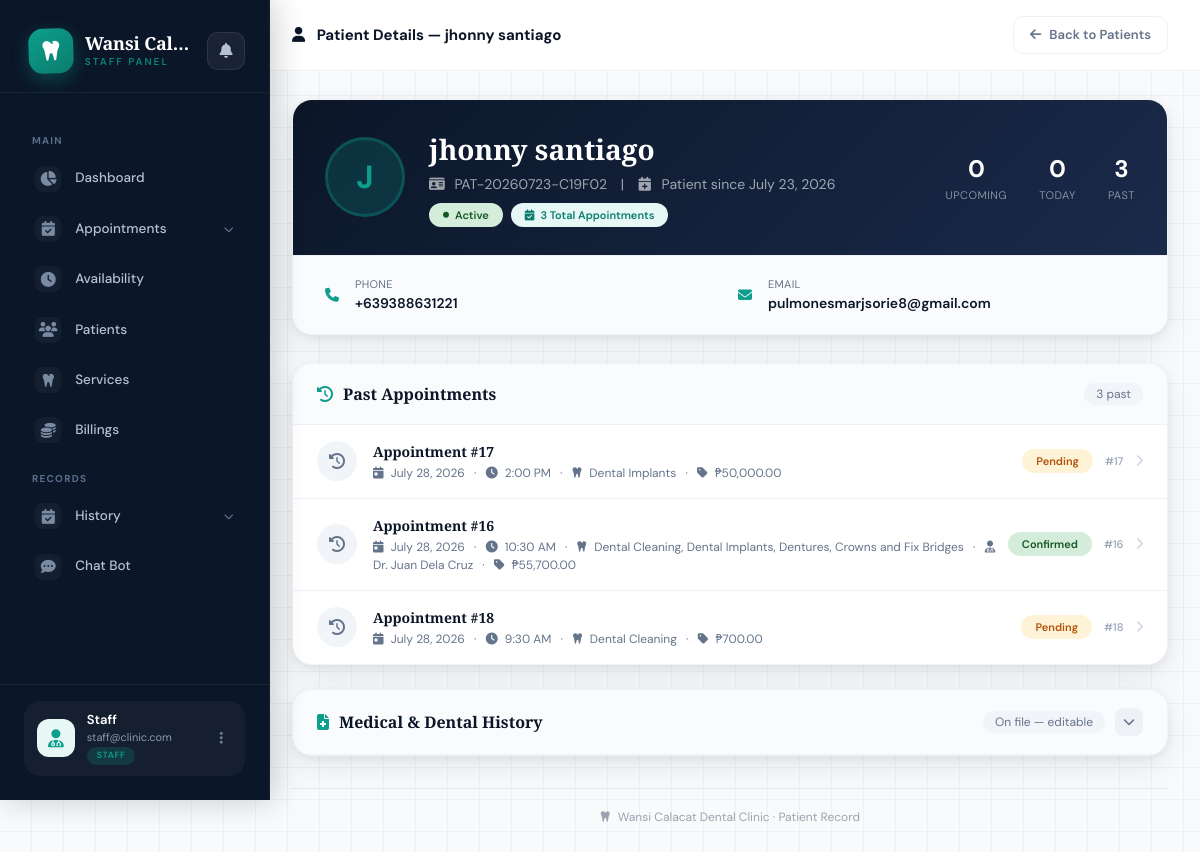
The page /pages/staff/patient_details.php?id=8 on the database its author committed.
### tables this page shows
CREATE TABLE `patients` (
  `id` int NOT NULL AUTO_INCREMENT,
  `patient_id` varchar(50) NOT NULL,
  `full_name` varchar(150) NOT NULL,
  `age` int DEFAULT NULL,
  `gender` enum('Male','Female','Other','Prefer not to say') DEFAULT NULL,
  `phone` varchar(20) NOT NULL,
  `email` varchar(100) DEFAULT NULL,
  `address` text,
  `status` enum('active','inactive','pending') DEFAULT 'pending',
  `created_at` timestamp NULL DEFAULT CURRENT_TIMESTAMP,
  `updated_at` timestamp NULL DEFAULT CURRENT_TIMESTAMP ON UPDATE CURRENT_TIMESTAMP,
  `source` enum('walkin','appointment') DEFAULT 'walkin',
  `appointment_id` int DEFAULT NULL,
  PRIMARY KEY (`id`),
  UNIQUE KEY `patient_id` (`patient_id`),
  KEY `idx_patient_id` (`patient_id`),
  KEY `idx_full_name` (`full_name`),
  KEY `idx_phone` (`phone`),
  KEY `idx_email` (`email`),
  KEY `idx_status` (`status`),
  KEY `idx_source` (`source`),
  KEY `idx_appointment_id` (`appointment_id`)
);

CREATE TABLE `appointments` (
  `id` int NOT NULL AUTO_INCREMENT,
  `phone` varchar(20) NOT NULL,
  `email` varchar(100) NOT NULL,
  `services` text NOT NULL,
  `appointment_date` date DEFAULT NULL,
  `appointment_time` time DEFAULT NULL,
  `full_name` varchar(150) DEFAULT NULL,
  `age` int DEFAULT NULL,
  `occupation` varchar(120) DEFAULT NULL,
  `region` varchar(120) DEFAULT NULL,
  `province` varchar(120) DEFAULT NULL,
  `city` varchar(120) DEFAULT NULL,
  `barangay` varchar(120) DEFAULT NULL,
  `street_address` varchar(255) DEFAULT NULL,
  `notes` text,
  `internal_notes` text,
  `terms_accepted` tinyint(1) DEFAULT '1',
  `privacy_accepted` tinyint(1) DEFAULT '1',
  `is_verified` tinyint(1) DEFAULT '0',
  `status` enum('pending','approved','confirmed','in_progress','completed','cancelled','rejected') DEFAULT 'pending',
  `dentist_id` int DEFAULT NULL,
  `created_at` timestamp NULL DEFAULT CURRENT_TIMESTAMP,
  `updated_at` timestamp NULL DEFAULT CURRENT_TIMESTAMP ON UPDATE CURRENT_TIMESTAMP,
  `tracking_token` varchar(255) DEFAULT NULL,
  `is_rescheduled` tinyint(1) NOT NULL DEFAULT '0',
  `previous_date` date DEFAULT NULL,
  `previous_time` time DEFAULT NULL,
  PRIMARY KEY (`id`),
  KEY `idx_phone_email` (`phone`,`email`),
  KEY `idx_status` (`status`),
  KEY `idx_tracking_token` (`tracking_token`)
);

CREATE TABLE `dentists` (
  `id` int NOT NULL AUTO_INCREMENT,
  `first_name` varchar(100) NOT NULL,
  `last_name` varchar(100) NOT NULL,
  `specialization` varchar(200) DEFAULT NULL,
  `email` varchar(100) NOT NULL,
  `phone` varchar(20) DEFAULT NULL,
  `license_number` varchar(50) DEFAULT NULL,
  `years_experience` int DEFAULT '0',
  `bio` text,
  `profile_image` varchar(255) DEFAULT NULL,
  `is_active` tinyint(1) DEFAULT '1',
  `created_at` timestamp NULL DEFAULT CURRENT_TIMESTAMP,
  `updated_at` timestamp NULL DEFAULT CURRENT_TIMESTAMP ON UPDATE CURRENT_TIMESTAMP,
  PRIMARY KEY (`id`),
  UNIQUE KEY `email` (`email`)
);

### pages/staff/patient_details.php (the view, shortened to what this page needs)
<?php
require '../../conn/conn.php';
$id = isset($_GET['id']) ? (int)$_GET['id'] : 0;
function safeStrToTime($date) {
    $timestamp = strtotime($date);
    return $timestamp !== false ? $timestamp : 0;
}
$stmt = $conn->prepare("SELECT * FROM patients WHERE id = ?");
$stmt->bind_param("i", $id);
$stmt->execute();
$result = $stmt->get_result();
$patient = $result->fetch_assoc();
$current_date = date('Y-m-d');
$appointments = [];
$stmt = $conn->prepare("
    SELECT DISTINCT a.*,
           d.first_name as dentist_first_name,
           d.last_name as dentist_last_name
    FROM appointments a
    LEFT JOIN dentists d ON a.dentist_id = d.id
    WHERE a.phone = ?
       OR a.email = ?
       OR a.id = ?
    ORDER BY a.appointment_date DESC, a.appointment_time DESC
");
$linked_appt_id = (int)($patient['appointment_id'] ?? 0);
$stmt->bind_param("ssi", $patient['phone'], $patient['email'], $linked_appt_id);
$stmt->execute();
$result = $stmt->get_result();
while ($row = $result->fetch_assoc()) {
    $appointments[] = $row;
}
$upcoming_appointments = [];
$past_appointments = [];
$today_appointments = [];
foreach ($appointments as $appt) {
    $appt_date = $appt['appointment_date'];
    if ($appt_date === $current_date) {
        $today_appointments[] = $appt;
    } elseif ($appt_date > $current_date) {
        $upcoming_appointments[] = $appt;
    } else {
        $past_appointments[] = $appt;
    }
}
usort($upcoming_appointments, function($a, $b) {
    return safeStrToTime($a['appointment_date']) - safeStrToTime($b['appointment_date']);
});
usort($today_appointments, function($a, $b) {
    return safeStrToTime($a['appointment_time'] ?? '00:00') - safeStrToTime($b['appointment_time'] ?? '00:00');
});
usort($past_appointments, function($a, $b) {
    return safeStrToTime($b['appointment_date']) - safeStrToTime($a['appointment_date']);
});
$medical_history = null;
if (!empty($appointments)) {
    $appt_ids = array_column($appointments, 'id');
    $placeholders = implode(',', array_fill(0, count($appt_ids), '?'));
    $types = str_repeat('i', count($appt_ids));
    $stmt = $conn->prepare("
        SELECT * FROM medical_dental_history
        WHERE appointment_id IN ($placeholders)
        ORDER BY created_at DESC
        LIMIT 1
    ");
    $stmt->bind_param($types, ...$appt_ids);
    $stmt->execute();
    $result = $stmt->get_result();
    $medical_history = $result->fetch_assoc();
}
function getServiceNames($conn, $services_json) {
    $service_ids = json_decode($services_json, true);
    $placeholders = implode(',', array_fill(0, count($service_ids), '?'));
    $types = str_repeat('i', count($service_ids));
    $stmt = $conn->prepare("SELECT title, price FROM services WHERE id IN ($placeholders)");
    $stmt->bind_param($types, ...$service_ids);
    $stmt->execute();
    $result = $stmt->get_result();
    $names = [];
    $total = 0;
    while ($row = $result->fetch_assoc()) {
        $names[] = $row['title'];
        $total += (float)$row['price'];
    }
    return [implode(', ', $names), $total];
}
function getStatusBadgeClass($status) {
    switch ($status) {
        case 'confirmed':
            return 'status-confirmed';
        case 'pending':
            return 'status-pending';
    }
}
function formatAppointmentDate($date) {
    return date('F d, Y', strtotime($date));
}
function formatAppointmentTime($time) {
    return date('g:i A', strtotime($time));
}
$patient_id_display = $patient['patient_id'] ?? 'PAT-' . str_pad($patient['id'], 6, '0', STR_PAD_LEFT);
include 'ssidebar.php';
?>
<!DOCTYPE html>
<html lang="en">
<head>
    <script src="https://cdn.tailwindcss.com"></script>
    <link rel="stylesheet" href="https://cdnjs.cloudflare.com/ajax/libs/font-awesome/6.4.0/css/all.min.css">
</head>
<body>
<div class="main-content">
    <div class="top-bar">
        <div class="top-bar-title">
            <i class="fas fa-user mr-2 text-teal"></i>
            Patient Details — <?= htmlspecialchars($patient['full_name']) ?>
        </div>
        <div class="top-bar-actions">
            <a href="patients.php" class="back-btn">
                <i class="fas fa-arrow-left"></i> Back to Patients
            </a>
        </div>
    </div>
    <div class="page-body">
        <div class="patient-profile-card">
            <div class="profile-header">
                <div class="profile-avatar">
                    <?= strtoupper(substr($patient['full_name'] ?? 'P', 0, 1)) ?>
                </div>
                <div class="profile-info">
                    <h1><?= htmlspecialchars($patient['full_name']) ?></h1>
                    <div class="sub">
                        <i class="fas fa-id-card"></i> <?= htmlspecialchars($patient_id_display) ?>
                        <span style="margin: 0 10px;">|</span>
                        <i class="fas fa-calendar-plus"></i> Patient since <?= date('F d, Y', strtotime($patient['created_at'])) ?>
                    </div>
                    <div class="profile-badges">
                        <span class="profile-badge <?= $patient['status'] ?? 'pending' ?>">
                            <i class="fas fa-circle" style="font-size: 6px;"></i>
                            <?= ucfirst($patient['status'] ?? 'Pending') ?>
                        </span>
                        <span class="profile-badge" style="background: #e6f7f5; color: #0a7d6e;">
                            <i class="fas fa-calendar-check"></i>
                            <?= count($appointments) ?> Total Appointments
                        </span>
                    </div>
                </div>
                <div class="profile-stats">
                    <div class="stat-item">
                        <span class="number"><?= count($upcoming_appointments) ?></span>
                        <span class="label">Upcoming</span>
                    </div>
                    <div class="stat-item">
                        <span class="number"><?= count($today_appointments) ?></span>
                        <span class="label">Today</span>
                    </div>
                    <div class="stat-item">
                        <span class="number"><?= count($past_appointments) ?></span>
                        <span class="label">Past</span>
                    </div>
                </div>
            </div>
            <div class="profile-details">
                <div class="detail-item">
                    <i class="fas fa-phone"></i>
                    <div>
                        <div class="label">Phone</div>
                        <div class="value"><?= htmlspecialchars($patient['phone'] ?? 'Not provided') ?></div>
                    </div>
                </div>
                <div class="detail-item">
                    <i class="fas fa-envelope"></i>
                    <div>
                        <div class="label">Email</div>
                        <div class="value"><?= htmlspecialchars($patient['email'] ?? 'Not provided') ?></div>
                    </div>
                </div>
            </div>
        </div>
        <?php if (!empty($past_appointments)): ?>
        <div class="appointments-section">
            <div class="section-header">
                <h2><i class="fas fa-history"></i> Past Appointments</h2>
                <span class="count"><?= count($past_appointments) ?> past</span>
            </div>
            <div class="appointments-scroll">
                <?php foreach ($past_appointments as $appt): ?>
                    <?php
                        list($service_names, $total_price) = getServiceNames($conn, $appt['services']);
                        $status_class = getStatusBadgeClass($appt['status'] ?? 'pending');
                        $dentist_name = 'Not assigned';
                        if (!empty($appt['dentist_id']) && !empty($appt['dentist_first_name'])) {
                            $dentist_name = 'Dr. ' . $appt['dentist_first_name'] . ' ' . $appt['dentist_last_name'];
                        }
                    ?>
                    <div class="appointment-item" onclick="window.location.href='appointment_details.php?id=<?= $appt['id'] ?>'">
                        <div class="left">
                            <div class="icon-circle <?= $appt['status'] === 'cancelled' ? 'cancelled' : 'past' ?>">
                                <i class="fas fa-<?= $appt['status'] === 'cancelled' ? 'times' : 'clock-rotate-left' ?>"></i>
                            </div>
                            <div class="info">
                                <h4>Appointment #<?= $appt['id'] ?></h4>
                                <div class="meta">
                                    <i class="fas fa-calendar-day"></i> <?= formatAppointmentDate($appt['appointment_date']) ?>
                                    <span style="margin: 0 6px;">·</span>
                                    <i class="fas fa-clock"></i> <?= formatAppointmentTime($appt['appointment_time']) ?>
                                    <span style="margin: 0 6px;">·</span>
                                    <i class="fas fa-tooth"></i> <?= htmlspecialchars($service_names) ?>
                                    <?php if ($dentist_name !== 'Not assigned'): ?>
                                        <span style="margin: 0 6px;">·</span>
                                        <i class="fas fa-user-md"></i> <?= htmlspecialchars($dentist_name) ?>
                                    <?php endif; ?>
                                    <?php if ($total_price > 0): ?>
                                        <span style="margin: 0 6px;">·</span>
                                        <i class="fas fa-tag"></i> ₱<?= number_format($total_price, 2) ?>
                                    <?php endif; ?>
                                </div>
                            </div>
                        </div>
                        <div class="right">
                            <span class="status-badge <?= $status_class ?>">
                                <?= ucfirst($appt['status'] ?? 'Pending') ?>
                            </span>
                            <span class="appt-id">#<?= $appt['id'] ?></span>
                            <i class="fas fa-chevron-right" style="color: #cbd5e1; font-size: 12px;"></i>
                        </div>
                    </div>
                <?php endforeach; ?>
            </div>
        </div>
        <?php endif; ?>
        <div class="appointments-section history-collapsible" id="target-section">
            <div class="section-header collapsible-header" onclick="toggleHistorySection(event)">
                <h2><i class="fas fa-file-medical"></i> Medical &amp; Dental History</h2>
                <div style="display: flex; align-items: center; gap: 10px;">
                    <span class="count"><?= $medical_history ? 'On file — editable' : 'Not yet on file' ?></span>
                    <span class="toggle-chevron"><i class="fas fa-chevron-down"></i></span>
                </div>
            </div>
        </div>
        <div class="mt-8 text-center text-xs text-gray-400 border-t border-gray-200 pt-5">
            <i class="fas fa-tooth mr-1 text-teal/50"></i>
            Wansi Calacat Dental Clinic · Patient Record
        </div>
    </div>
</div>
</body>
</html>

### pages/staff/ssidebar.php (style rules this page uses)
:root { --sb-navy: #0b1628; --sb-navy-light: #131f35; --sb-teal: #0d9e8c; --sb-teal-light: #e6f7f5; --sb-teal-glow: rgba(13, 158, 140, 0.25); --sidebar-width: 270px; --sb-radius: 14px; }

### rows shown on the page
patients: full_name "jhonny santiago", full_name "J", patient "PAT-20260723-C19F02", created_at "July 23, 2026", status "Active", phone "+639388631221", email "pulmonesmarjsorie8@gmail.com"
appointments: id "17", appointment_date "July 28, 2026", appointment_time "2:00 PM", service_names "Dental Implants", total_price "50,000.00", status "Pending"
appointments: id "16", appointment_date "July 28, 2026", appointment_time "10:30 AM", service_names "Dental Cleaning, Dental Implants, Dentures, Crowns and Fix Bridges", dentist.last_name "Dr. Juan Dela Cruz", total_price "55,700.00", status "Confirmed"
appointments: id "18", appointment_date "July 28, 2026", appointment_time "9:30 AM", service_names "Dental Cleaning", total_price "700.00", status "Pending"

### other values the page prints
$user_name "Staff"
$user_email "staff@clinic.com"
$user_role "STAFF"
count($appointments) "3"
count($upcoming_appointments) "0"
count($today_appointments) "0"
count($past_appointments) "3"
